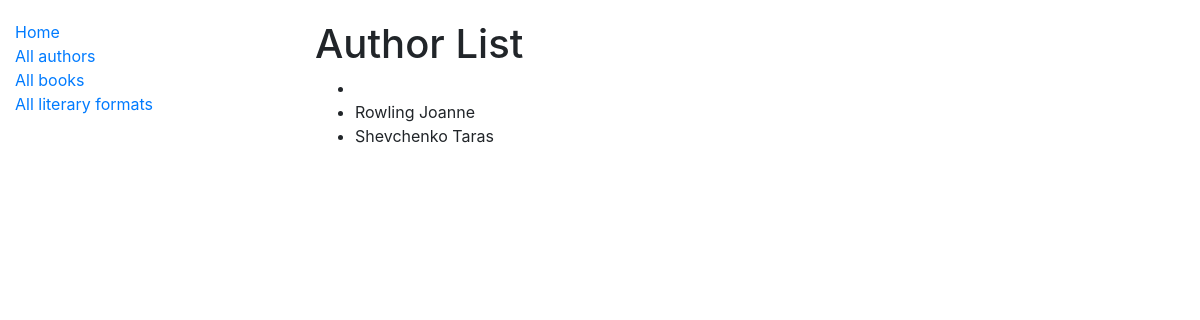
/authors/, run on an earlier commit of the app's database.
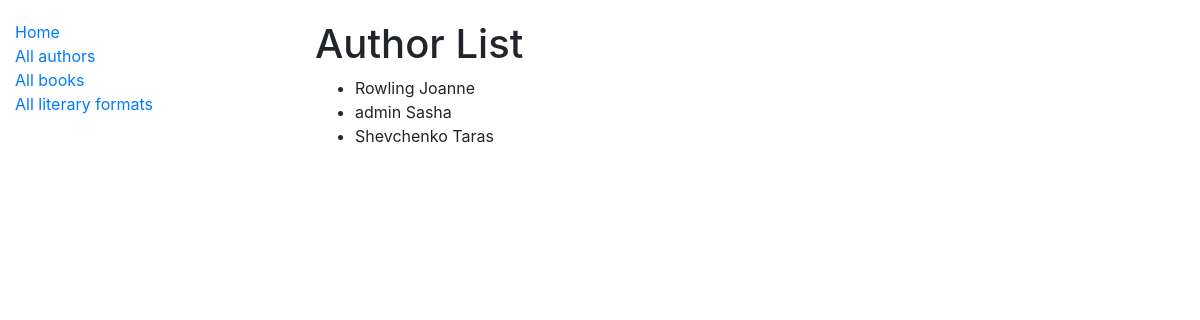
And on a later commit of the database.
### catalog/models.py (models this page shows, shortened)
class Author(AbstractUser):
    pseudonim = models.CharField(max_length=63, null=True, blank=True)
    class Meta:
        ordering = ("username",)

### catalog/views.py (the view)
# urls.py: path("authors/", AuthorListView.as_view(), name="author-list"),
class AuthorListView(generic.ListView):
    model = Author

### templates/catalog/author_list.html
{% extends "base.html" %}
{{% block content %}
  <h1>Author List</h1>
  <ul>
   {% if author_list %}
     {% for author in author_list %}
        <li>{{ author.last_name }} {{ author.first_name }}</li>
     {% endfor %}
   {% else %}
     <p>There is no authors</p>
   {% endif %}
  </ul>
{% endblock  %}}

What changed in the data, as far as the page shows it:
changed Author "Rowling": moves up the list
now on this page (row edited): Author: last_name "admin", first_name "Sasha"
